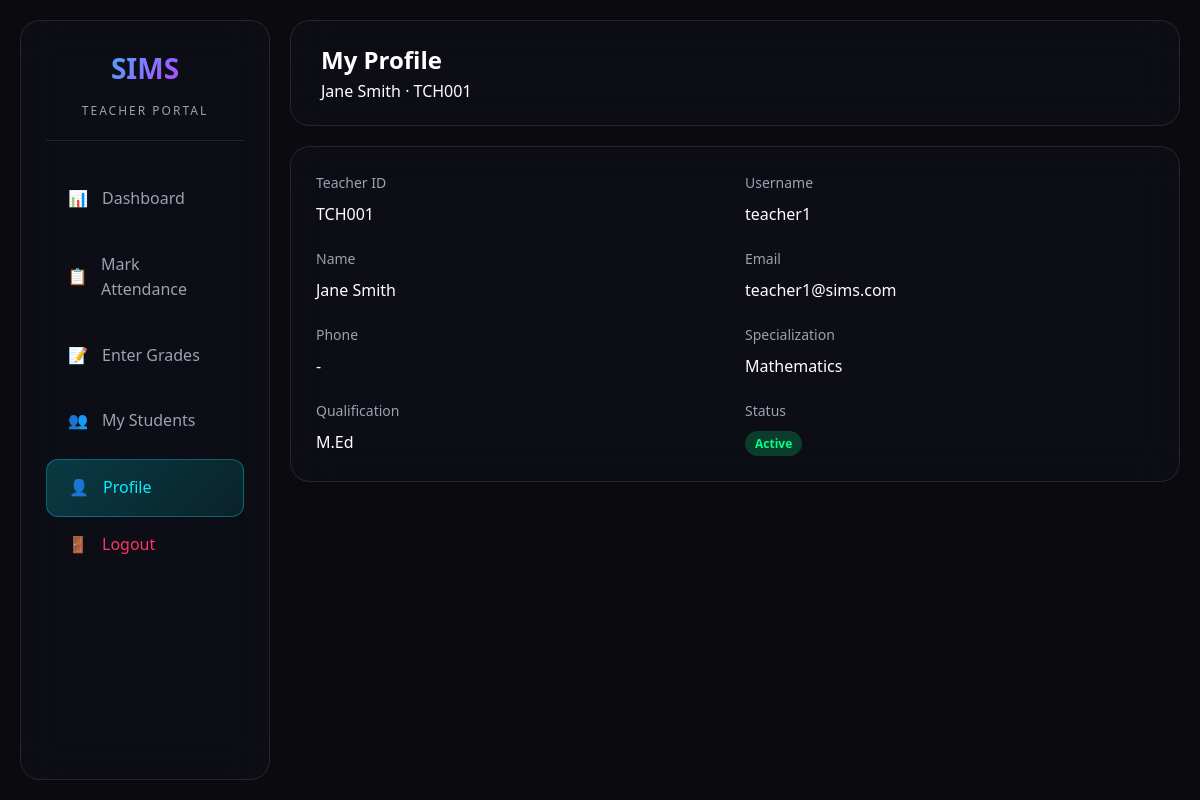
Screenshot of /teacher/profile.php (signed in) with the database file from the repository.
### tables this page shows
CREATE TABLE teachers (
    id INT AUTO_INCREMENT PRIMARY KEY,
    user_id INT UNIQUE,
    teacher_id VARCHAR(20) UNIQUE NOT NULL,
    first_name VARCHAR(50) NOT NULL,
    last_name VARCHAR(50) NOT NULL,
    date_of_birth DATE,
    gender ENUM('male', 'female', 'other') DEFAULT 'other',
    address TEXT,
    phone VARCHAR(20),
    email VARCHAR(100),
    hire_date DATE NOT NULL,
    qualification VARCHAR(100),
    specialization VARCHAR(100),
    subject_expertise TEXT,
    profile_image VARCHAR(255) DEFAULT NULL,
    status ENUM('active', 'inactive', 'on_leave') DEFAULT 'active',
    created_at TIMESTAMP DEFAULT CURRENT_TIMESTAMP,
    updated_at TIMESTAMP DEFAULT CURRENT_TIMESTAMP ON UPDATE CURRENT_TIMESTAMP,
    FOREIGN KEY (user_id) REFERENCES users(id) ON DELETE SET NULL,
    INDEX idx_teacher_id (teacher_id),
    INDEX idx_specialization (specialization),
    INDEX idx_status (status)
);

CREATE TABLE users (
    id INT AUTO_INCREMENT PRIMARY KEY,
    username VARCHAR(50) UNIQUE NOT NULL,
    password VARCHAR(255) NOT NULL,
    email VARCHAR(100) UNIQUE NOT NULL,
    role ENUM('admin', 'teacher', 'student') NOT NULL,
    full_name VARCHAR(100) NOT NULL,
    profile_image VARCHAR(255) DEFAULT NULL,
    is_active TINYINT(1) DEFAULT 1,
    last_login DATETIME DEFAULT NULL,
    created_at TIMESTAMP DEFAULT CURRENT_TIMESTAMP,
    updated_at TIMESTAMP DEFAULT CURRENT_TIMESTAMP ON UPDATE CURRENT_TIMESTAMP,
    INDEX idx_username (username),
    INDEX idx_email (email),
    INDEX idx_role (role)
);

### teacher/profile.php (the view, shortened to what this page needs)
<?php
$pdo = db();
$stmt = $pdo->prepare('SELECT t.*, u.email AS login_email, u.username FROM teachers t JOIN users u ON u.id = t.user_id WHERE t.id = ?');
$stmt->execute([get_teacher_id()]);
$teacher = $stmt->fetch(PDO::FETCH_ASSOC);
require_once __DIR__ . '/../includes/header_teacher.php';
?>
<div class="glass-panel">
    <?php if ($teacher): ?>
        <div class="form-grid">
            <div class="form-group"><label>Teacher ID</label><p><?php echo htmlspecialchars($teacher['teacher_id']); ?></p></div>
            <div class="form-group"><label>Username</label><p><?php echo htmlspecialchars($teacher['username']); ?></p></div>
            <div class="form-group"><label>Name</label><p><?php echo htmlspecialchars($teacher['first_name'] . ' ' . $teacher['last_name']); ?></p></div>
            <div class="form-group"><label>Email</label><p><?php echo htmlspecialchars($teacher['email'] ?? $teacher['login_email']); ?></p></div>
            <div class="form-group"><label>Phone</label><p><?php echo htmlspecialchars($teacher['phone'] ?? '-'); ?></p></div>
            <div class="form-group"><label>Specialization</label><p><?php echo htmlspecialchars($teacher['specialization'] ?? '-'); ?></p></div>
            <div class="form-group"><label>Qualification</label><p><?php echo htmlspecialchars($teacher['qualification'] ?? '-'); ?></p></div>
            <div class="form-group"><label>Status</label><p><span class="badge badge-present"><?php echo ucfirst($teacher['status']); ?></span></p></div>
        </div>
    <?php endif; ?>
</div>
<?php require_once __DIR__ . '/../includes/footer.php'; ?>

### assets/css/futuristic.css (style rules this page uses)
:root { --primary-neon: #00f0ff; --secondary-neon: #ff00ff; --accent-neon: #00ff88; --warning-neon: #ffaa00; --danger-neon: #ff3366; --bg-dark: #0a0a0f; --bg-darker: #050508; --bg-card: rgba(15, 15, 25, 0.7); --bg-card-hover: rgba(20, 20, 35, 0.8); --text-primary: #ffffff; --text-secondary: #a0a0b0; --text-muted: #606070; --glass-border: rgba(255, 255, 255, 0.1); --glass-shadow: 0 8px 32px rgba(0, 0, 0, 0.4); --neon-glow: 0 0 20px rgba(0, 240, 255, 0.5); --neon-glow-strong: 0 0 40px rgba(0, 240, 255, 0.8); --transition-fast: 0.2s ease; --transition-normal: 0.3s ease; --transition-slow: 0.5s ease; }
* { margin: 0; padding: 0; box-sizing: border-box; }
body { font-family: 'Segoe UI', Tahoma, Geneva, Verdana, sans-serif; background: var(--bg-dark); color: var(--text-primary); line-height: 1.6; overflow-x: hidden; min-height: 100vh; }
html, body { -webkit-text-size-adjust: 100%; -ms-text-size-adjust: 100%; touch-action: manipulation; padding: env(safe-area-inset-top) env(safe-area-inset-right) env(safe-area-inset-bottom) env(safe-area-inset-left); }

### assets/css/admin.css (style rules this page uses)
.glass-panel { background: var(--bg-card); backdrop-filter: blur(20px); border: 1px solid var(--glass-border); border-radius: 20px; padding: 25px; }
.form-grid { display: grid; grid-template-columns: repeat(2, 1fr); gap: 20px; }
.form-group label { display: block; margin-bottom: 8px; color: var(--text-secondary); font-size: 14px; }
.badge { padding: 4px 10px; border-radius: 20px; font-size: 12px; font-weight: 600; text-transform: capitalize; }
.badge-present, .badge-active { background: rgba(0, 255, 136, 0.2); color: var(--accent-neon); }

### rows the page displays
teachers: teacher "TCH001", user.username "teacher1", first_name+last_name "Jane Smith", email "teacher1@sims.com", phone "-", specialization "Mathematics", qualification "M.Ed", status "Active"

### other values shown
$page_title "My Profile"
$_SESSION['full_name'] "Jane Smith"
$_SESSION['teacher_code'] "TCH001"
